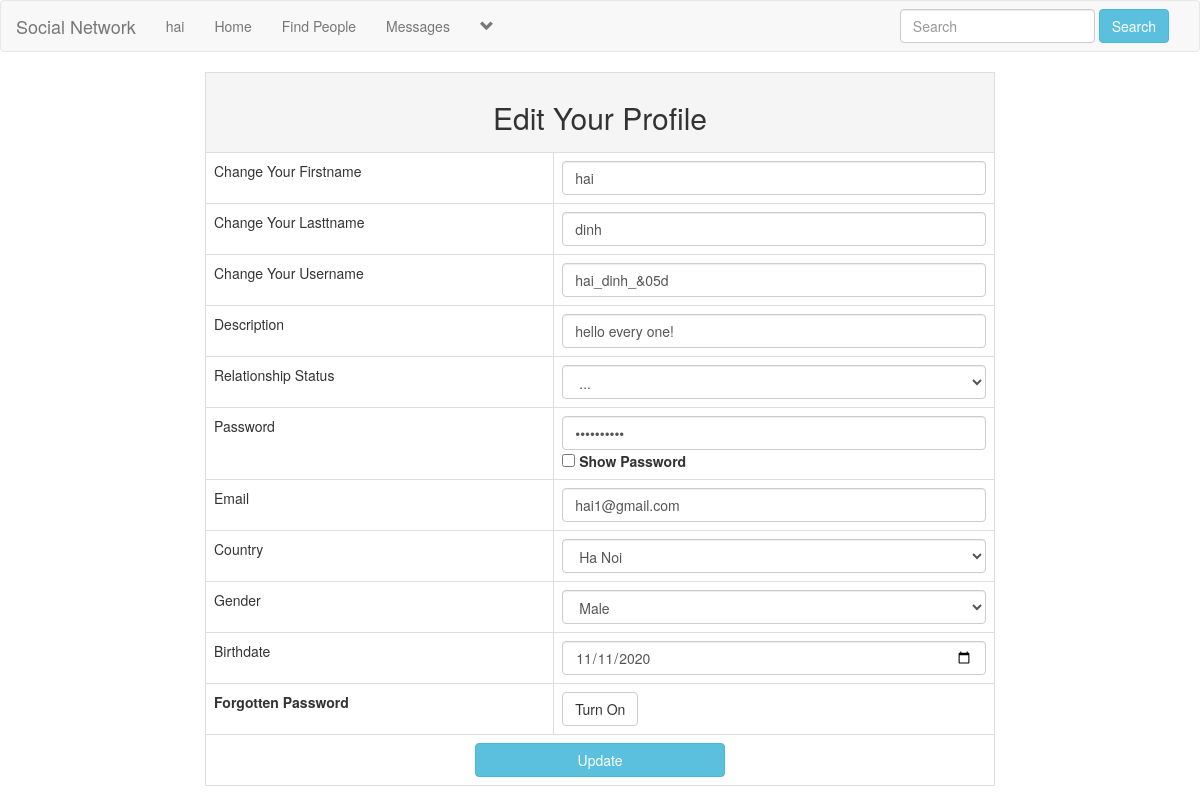
Screenshot of /edit_profile.php (signed in) with the database file from the repository.
### tables this page shows
CREATE TABLE `users` (
  `user_id` int(11) NOT NULL,
  `f_name` text NOT NULL,
  `l_name` text NOT NULL,
  `user_name` text NOT NULL,
  `describe_user` varchar(255) NOT NULL,
  `Relationship` text NOT NULL,
  `user_pass` varchar(255) NOT NULL,
  `user_email` varchar(255) NOT NULL,
  `user_country` text NOT NULL,
  `user_gender` text NOT NULL,
  `user_birthday` text NOT NULL,
  `user_image` varchar(255) NOT NULL,
  `user_cover` varchar(255) NOT NULL,
  `user_reg_date` timestamp NOT NULL DEFAULT current_timestamp(),
  `status` text NOT NULL,
  `posts` text NOT NULL,
  `recovery_account` text NOT NULL
);

### edit_profile.php (the view, shortened to what this page needs)
<!DOCTYPE html>
<?php
     include("includes/header.php");
?>
<html>
<head>
	<link rel="stylesheet" href="https://maxcdn.bootstrapcdn.com/bootstrap/3.3.7/css/bootstrap.min.css">
	<link rel="stylesheet" type="text/css" href="style/home_style2.css">
</head>
<body>
<div class="row">
	<div class="col-sm-2" >
	</div>
	<div class="col-sm-8" >
		<form action=""  method="post"  enctype="multipart/form-data" >
			<table class="table table-bordered table-hover">
				<tr align="center">
					<td colspan="6" class="active"> <h2>Edit Your Profile</h2> </td>
				</tr>
				<tr>
					<td style="font-size: bold;">Change Your Firstname</td>
					<td>
					<input class="form-control" type="text" name="f_name" required value="<?php echo $first_name; ?>">
					</td>
				</tr>
				<tr>
					<td style="font-size: bold;">Change Your Lasttname</td>
					<td>
					<input class="form-control" type="text" name="l_name" required value="<?php echo $last_name; ?>">
					</td>
				</tr>
				<tr>
					<td style="font-size: bold;">Change Your Username</td>
					<td>
					<input class="form-control" type="text" name="u_name" required value="<?php echo $user_name; ?>">
					</td>
				</tr>
				<tr>
					<td style="font-size: bold;">Description </td>
					<td>
					<input class="form-control" type="text" name="describe_user" required value="<?php echo $describe_user; ?>">
					</td>
				</tr>
				<tr>
					<td style="font-size: bold;">Relationship Status </td>
					<td>
					<select class="form-control" name="Relationship" >
						<option><?php echo $Relationship_status ;?></option>
					</select>
					</td>
				</tr>
				<tr>
					<td style="font-size: bold;">Password</td>
					<td>
					<input class="form-control" type="password" name="u_pass" id="mypass"required value="<?php echo $user_pass; ?>">
					<input type="checkbox" onclick="show_password()"> <strong>Show Password</strong>
					</td>
				</tr>
				<tr>
					<td style="font-size: bold;">Email </td>
					<td>
					<input class="form-control" type="email" name="u_email" required value="<?php echo $user_email; ?>">
					</td>
				</tr>
				<tr>
					<td style="font-size: bold;">Country</td>
					<td>
					<select class="form-control" name="u_country" >
						<option><?php echo $user_country; ?></option>
					</select>
					</td>
				</tr>
				<tr>
					<td style="font-size: bold;">Gender</td>
					<td>
					<select class="form-control" name="u_gender" >
						<option><?php echo $user_gender; ?></option>
					</select>
					</td>
				</tr>
				<tr>
					<td style="font-size: bold;">Birthdate </td>
					<td>
					<input class="form-control input-md " type="date" name="u_birthday" required value="<?php echo $user_birthday; ?>">
					</td>
				</tr>
				<tr>
				<td style="font-weight: bold;"> Forgotten Password</td>
				<td>
					<button type="button" class="btn btn-default" data-toggle="modal"
					data-target="#myModal">Turn On</button>
	</td>
</tr>
	<tr align="center" >
				<td colspan="6" >
				<input type="submit" name="update" class="btn btn-info" style="width: 250px" value="Update">
				</td>
			</tr>
</table>
</form>
</div>
    <div class="col-sm-2" >
  </div>
</div>
</body>
</html>

### includes/header.php (shortened to what this page needs)
<?php
include("functions/functions.php");
?>
<nav class="navbar navbar-default">
	<div class="container-fluid">
		<div class="navbar-header">
			<a class="navbar-brand" href="home.php">Social Network</a>
		</div>
		<div class="collapse navbar-collapse" id="bs-example-navbar-collapse-1">
	      <ul class="nav navbar-nav">
	      	<?php
			$user = $_SESSION['user_email'];
			$get_user = "select * from users where user_email='$user'";
			$run_user = mysqli_query($con,$get_user);
			$row=mysqli_fetch_array($run_user);
			$user_id = $row['user_id'];
			$user_name = $row['user_name'];
			$first_name = $row['f_name'];
			$last_name = $row['l_name'];
			$describe_user = $row['describe_user'];
			$Relationship_status = $row['Relationship'];
			$user_pass = $row['user_pass'];
			$user_email = $row['user_email'];
			$user_country = $row['user_country'];
			$user_gender = $row['user_gender'];
			$user_birthday = $row['user_birthday'];
			$user_posts = "select * from posts where user_id='$user_id'";
			$run_posts = mysqli_query($con,$user_posts);
			$posts = mysqli_num_rows($run_posts);
			?>
	        <li><a href='profile.php?<?php echo "u_id=$user_id" ?>'><?php echo "$first_name"; ?></a></li>
	       	<li><a href="home.php">Home</a></li>
			<li><a href="members.php">Find People</a></li>
			<li><a href="messages.php?u_id=new">Messages</a></li>
					<?php
						echo"
						<li class='dropdown'>
							<a href='#' class='dropdown-toggle' data-toggle='dropdown' role='button' aria-haspopup='true' aria-expanded='false'><span><i class='glyphicon glyphicon-chevron-down'></i></span></a>
							<ul class='dropdown-menu'>
								<li>
									<a href='my_post.php?u_id=$user_id'>My Posts <span class='badge badge-secondary'>$posts</span></a>
								</li>
								<li>
									<a href='edit_profile.php?u_id=$user_id'>Edit Account</a>
								</li>
								<li role='separator' class='divider'></li>
								<li>
									<a href='logout.php'>Logout</a>
								</li>
							</ul>
						</li>
						";
					?>
			</ul>
			<ul class="nav navbar-nav navbar-right">
				<li class="dropdown">
					<form class="navbar-form navbar-left" method="get" action="results.php">
						<div class="form-group">
							<input type="text" class="form-control" name="user_query" placeholder="Search">
						</div>
						<button type="submit" class="btn btn-info" name="search">Search</button>
					</form>
				</li>
			</ul>
		</div>
	</div>
</nav>

### style/home_style2.css (style rules this page uses)
body { overflow-x: hidden; }

### rows the page displays
users: f_name "hai", l_name "dinh", u_name "hai_dinh_&05d", describe_user "hello every one!", Relationship "...", u_email "hai1@gmail.com", u_country "Ha Noi", u_gender "Male", u_birthday "11/11/2020"
